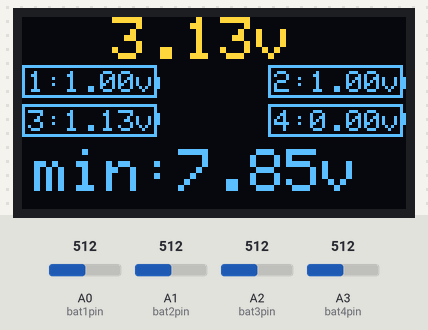
Simulated run of this sketch. Board: Arduino Uno, built with avr-gcc and run on an emulated ATmega328P. Parts: 128×64 one-colour display. The test bench sets the inputs (shaded band); at power-on: A0 (bat1pin) = 512, A1 (bat2pin) = 512, A2 (bat3pin) = 512, A3 (bat4pin) = 512. The OLED is the two-colour kind (top 16 rows yellow).

Above: at 1.7 s.
1.8 s: A0 (bat1pin) set to 716
At 2.03 s:
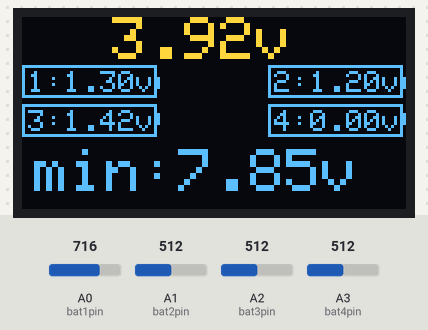
3.4 s: A1 (bat2pin) set to 716
At 3.57 s:
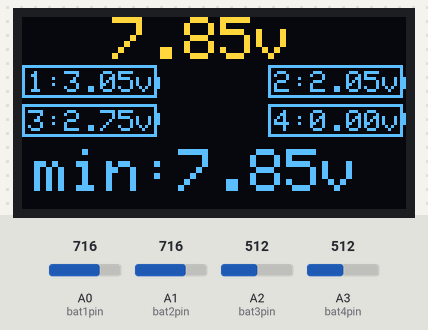
5.0 s: A2 (bat3pin) set to 716
At 5.12 s:
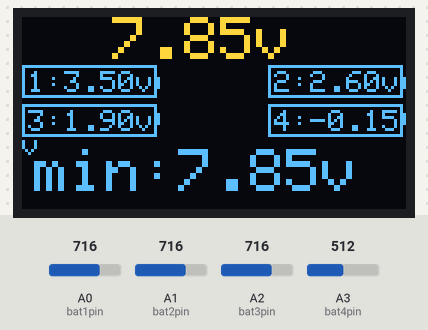
6.5 s: A3 (bat4pin) set to 716
At 6.67 s:
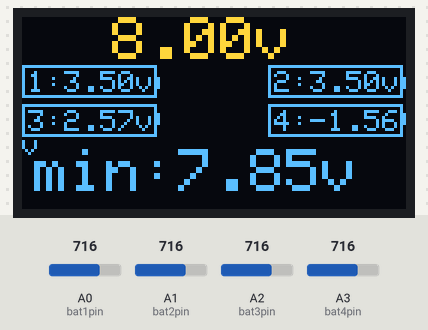
8.0 s: A0 (bat1pin) set to 992
At 8.21 s:
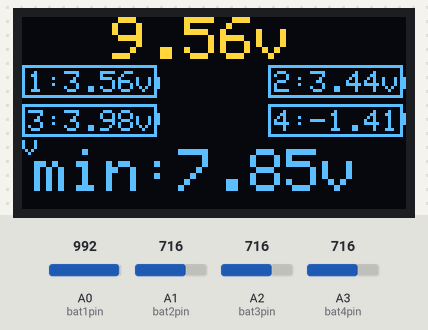
9.6 s: A1 (bat2pin) set to 992
At 9.76 s:
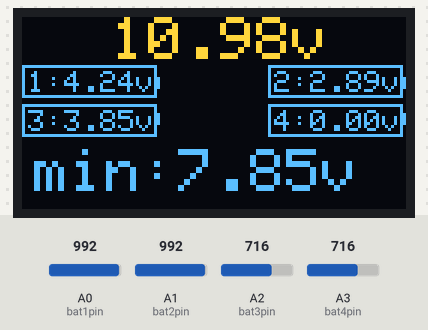

The sketch:

multi-cell-voltage.ino
```cpp
#include <Wire.h>
#include <Adafruit_GFX.h>
#include <Adafruit_SSD1306.h>
#include "LowPower.h"

#define SCREEN_WIDTH 128 // OLED display width, in pixels
#define SCREEN_HEIGHT 64 // OLED display height, in pixels
#define TOP_CHARGE 14600 // top battery voltage
#define BOTTOM_CHARGE 10200 // bottom battery voltage
#define bat1pin A0 // pin for reading voltage of bat0
#define bat2pin A1 // pin for reading voltage of bat1
#define bat3pin A2 // pin for reading voltage of bat2
#define bat4pin A3 // pin for reading voltage of bat3 / overall voltage


// Declaration for an SSD1306 display connected to I2C (SDA, SCL pins)
Adafruit_SSD1306 display(SCREEN_WIDTH, SCREEN_HEIGHT, &Wire, -1);

/*
 * Using Smoothing example from Arduino public domain
 *  * created 22 Apr 2007
 * by David A. Mellis  <dam@mellis.org>
 * modified 9 Apr 2012
 * by Tom Igoe
 * http://www.arduino.cc/en/Tutorial/Smoothing
 *
 * The rest of the code is pieced together from my experimentation and
 * various examples/tutorials out there on the World Wide Interwebs (WWI)
 * - Rex Vokey (KE6MT) 12 Aug 2019
 */

const int numReadings = 20;

int readings1[numReadings];      // cell 1 readings
int readings2[numReadings];   // cell 2 readings
int readings3[numReadings];   // cell 3 readings
int readings4[numReadings];   // cell 4 readings
int prevMin = 1023; // for recording the minimum total voltage
int readIndex = 0;              // the index of the current reading
int total1 = 0;                  // the running total
int total2 = 0;
int total3 = 0;
int total4 = 0;
int average1 = 0;                // the average
int average2 = 0;
int average3 = 0;
int average4 = 0;
float voltMappedAverage1 = 0;        // mapped average for voltage
float voltMappedAverage2 = 0;        // mapped average for voltage
float voltMappedAverage3 = 0;        // mapped average for voltage
float voltMappedAverage4 = 0;        // mapped average for voltage
float voltMappedAverageAll = 0;        // mapped average for voltage
float minMapped = 0;              // mapped minimum total voltage
float voltage1 = 0;            // floating point voltage
float voltage2 = 0;            // floating point voltage
float voltage3 = 0;            // floating point voltage
float voltage4 = 0;            // floating point voltage
float voltageAll = 0;            // floating point voltage
float minVoltage = 0;         // displayed minimum voltage


void setup() {
  // initialize serial communication with computer:
  Serial.begin(19200);

  if(!display.begin(SSD1306_SWITCHCAPVCC, 0x3C)) {
    Serial.println(F("SSD1306 allocation failed"));
    for(;;);
  }
  delay(500);
  display.clearDisplay();
  display.setTextSize(2);
  display.setTextColor(WHITE);
  display.setCursor(0, 0);
  // initialize all the readings to 0:
  for (int thisReading = 0; thisReading < numReadings; thisReading++) {
    readings1[thisReading] = 0;
    readings2[thisReading] = 0;
    readings3[thisReading] = 0;
    readings4[thisReading] = 0;
  }
}

void loop() {
  // subtract the last reading:
  total1 = total1 - readings1[readIndex];
  total2 = total2 - readings2[readIndex];
  total3 = total3 - readings3[readIndex];
  total4 = total4 - readings4[readIndex];


  // read from the sensor:
  readings1[readIndex] = analogRead(bat1pin);
  readings2[readIndex] = analogRead(bat2pin);
  readings3[readIndex] = analogRead(bat3pin);
  readings4[readIndex] = analogRead(bat4pin);

  // record the minimum
  if((readings4[readIndex] < prevMin)){
    prevMin = readings4[readIndex];
  }

  // add the reading to the total:
  total1 = total1 + readings1[readIndex];
  total2 = total2 + readings2[readIndex];
  total3 = total3 + readings3[readIndex];
  total4 = total4 + readings4[readIndex];

  // advance to the next position in the array:
  readIndex = readIndex + 1;

  // if we're at the end of the array...
  if (readIndex >= numReadings) {
    // ...wrap around to the beginning:
    readIndex = 0;
  }

  // calculate the average:
  average1 = total1 / numReadings;
  average2 = total2 / numReadings;
  average3 = total3 / numReadings;
  average4 = total4 / numReadings;

  // turn into mapped voltage, based on our voltage divider figures
  voltMappedAverage1 = float(map(average1,0,1023,0,5000));
  voltMappedAverage2 = float(map(average2,0,1023,0,10000)-voltMappedAverage1);
  voltMappedAverage3 = float(map(average3,0,1023,0,15681)-(voltMappedAverage1+voltMappedAverage2));
  voltMappedAverage4 = float(map(average4,0,1023,0,15682)-(voltMappedAverage1+voltMappedAverage2+voltMappedAverage3));
  voltMappedAverageAll = float(map(average4,0,1023,0,15682));
  minMapped = float(map(prevMin,0,1023,0,15682));


  // bring integer down to floating point voltage
  voltage1 = voltMappedAverage1/1000;
  voltage2 = voltMappedAverage2/1000;
  voltage3 = voltMappedAverage3/1000;
  voltage4 = voltMappedAverage4/1000;
  voltageAll = voltMappedAverageAll/1000;
  minVoltage = minMapped/1000;


  // Display all the infos

  // display voltage with two decimal places
  display.clearDisplay();
  display.setCursor(30,0);
  display.print(voltageAll,2);
  display.print("v");
  display.setTextSize(1);
  // draw our rectangles
  display.drawRect(0,16,45,11,WHITE);
  display.drawRect(82,16,45,11,WHITE);
  display.drawRect(0,29,45,11,WHITE);
  display.drawRect(82,29,45,11,WHITE);
  // draw lines
  display.drawLine(45,20,45,23,WHITE);
  display.drawLine(127,20,127,23,WHITE);
  display.drawLine(45,32,45,35,WHITE);
  display.drawLine(127,32,127,35,WHITE);
  // display cell 1
  display.setCursor(2,18);
  display.print("1:");
  display.print(voltage1);
  display.print("v ");
  // display cell 2
  display.setCursor(84,18);
  display.print("2:");
  display.print(voltage2);
  display.print("v ");
  // display cell 3
  display.setCursor(2,31);
  display.print("3:");
  display.print(voltage3);
  display.print("v");
  // display cell 4
  display.setCursor(84,31);
  display.print("4:");
  display.print(voltage4);
  display.print("v");

  // display minimum voltage
  display.setTextSize(2);
  display.setCursor(4,44);
  display.print("min:");
  display.print(minVoltage);
  display.print("v");

  display.display();

//  delay(600);
  LowPower.powerDown(SLEEP_120MS, ADC_OFF, BOD_OFF); // 120ms = ~8 reads per second, with the µcontroller powered down in between reads
}
```
